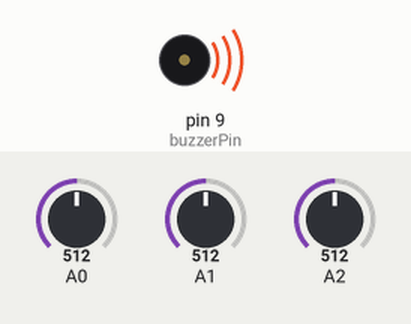
A sketch run on a simulated Arduino Uno, built with avr-gcc and run on an emulated ATmega328P. Parts: buzzer (waves = sounding). The test bench sets the inputs (shaded band); at power-on: A0 = 512, A1 = 512, A2 = 512.

Above: at 0.1 s.
Timing chart, 0 to 1.6 s (numbered marks = the images above):
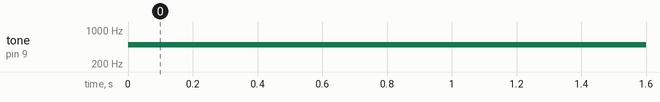

Measured:
- by itself, tone on pin 9 (buzzerPin): silent → 500 Hz at 0.00 s

The sketch:

experiment_9.3.ino
```cpp
int buzzerPin = 9;
int threashold = 10;

int notes[] = { 500, 1000, 1500 };

void setup() {
  pinMode(buzzerPin, OUTPUT);
}

void loop() {
  int sw1 = analogRead(A0);
  int sw2 = analogRead(A1);
  int sw3 = analogRead(A2);

  if (sw1 >= threashold)
    tone(buzzerPin, notes[0]);
  else if (sw2 >= threashold)
    tone(buzzerPin, notes[1]);
  else if (sw3 >= threashold)
    tone(buzzerPin, notes[2]);
  else noTone(buzzerPin);
}
```
